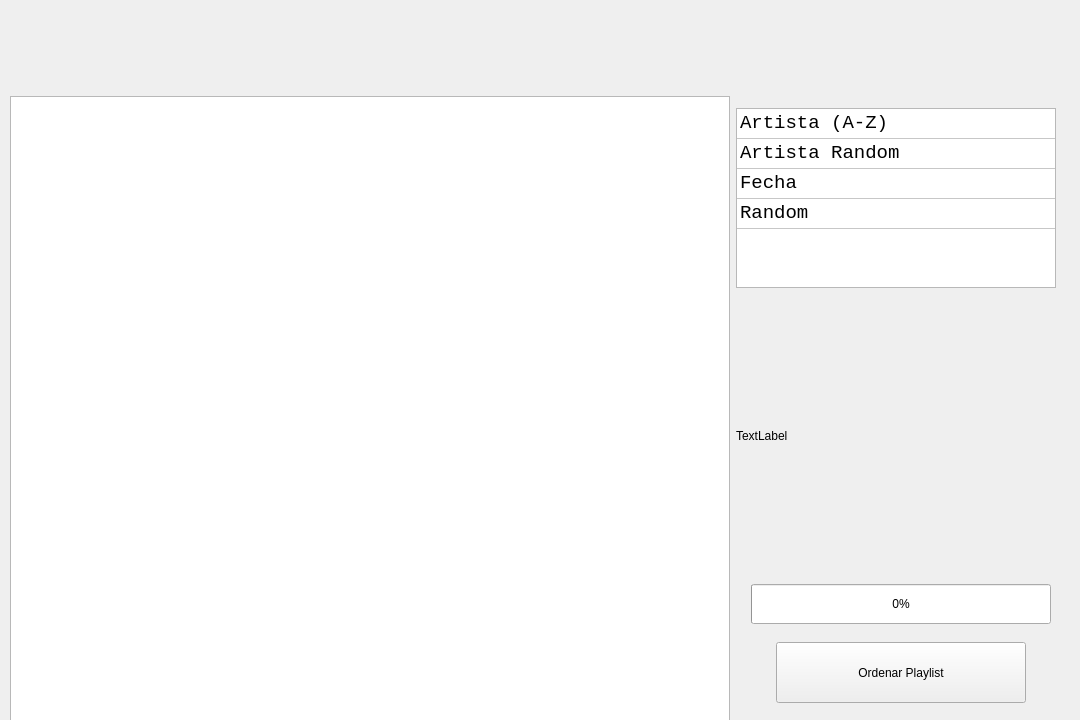
<?xml version="1.0" encoding="UTF-8"?>
<ui version="4.0">
 <class>widget</class>
 <widget class="QWidget" name="widget">
  <property name="geometry">
   <rect>
    <x>0</x>
    <y>0</y>
    <width>1080</width>
    <height>720</height>
   </rect>
  </property>
  <property name="windowTitle">
   <string>Spotify Sorter</string>
  </property>
  <widget class="QWidget" name="verticalLayoutWidget">
   <property name="geometry">
    <rect>
     <x>10</x>
     <y>10</y>
     <width>1061</width>
     <height>719</height>
    </rect>
   </property>
   <layout class="QVBoxLayout" name="verticalLayout">
    <property name="sizeConstraint">
     <enum>QLayout::SetMinAndMaxSize</enum>
    </property>
    <item>
     <layout class="QHBoxLayout" name="horizontalLayout">
      <property name="spacing">
       <number>0</number>
      </property>
      <property name="sizeConstraint">
       <enum>QLayout::SetMinAndMaxSize</enum>
      </property>
      <item>
       <widget class="QLabel" name="l_nombre">
        <property name="minimumSize">
         <size>
          <width>800</width>
          <height>60</height>
         </size>
        </property>
        <property name="maximumSize">
         <size>
          <width>1080</width>
          <height>60</height>
         </size>
        </property>
        <property name="styleSheet">
         <string notr="true"/>
        </property>
        <property name="text">
         <string/>
        </property>
        <property name="alignment">
         <set>Qt::AlignCenter</set>
        </property>
       </widget>
      </item>
     </layout>
    </item>
    <item>
     <spacer name="verticalSpacer">
      <property name="orientation">
       <enum>Qt::Vertical</enum>
      </property>
      <property name="sizeType">
       <enum>QSizePolicy::Fixed</enum>
      </property>
      <property name="sizeHint" stdset="0">
       <size>
        <width>20</width>
        <height>20</height>
       </size>
      </property>
     </spacer>
    </item>
    <item>
     <layout class="QHBoxLayout" name="horizontalLayout_3">
      <item>
       <layout class="QHBoxLayout" name="horizontalLayout_5">
        <item>
         <widget class="QTreeWidget" name="lista_playlists">
          <property name="maximumSize">
           <size>
            <width>720</width>
            <height>650</height>
           </size>
          </property>
          <property name="styleSheet">
           <string notr="true"/>
          </property>
          <property name="editTriggers">
           <set>QAbstractItemView::DoubleClicked</set>
          </property>
          <property name="showDropIndicator" stdset="0">
           <bool>false</bool>
          </property>
          <property name="alternatingRowColors">
           <bool>false</bool>
          </property>
          <property name="headerHidden">
           <bool>true</bool>
          </property>
          <column>
           <property name="text">
            <string notr="true">1</string>
           </property>
          </column>
         </widget>
        </item>
        <item>
         <layout class="QVBoxLayout" name="verticalLayout_3">
          <property name="sizeConstraint">
           <enum>QLayout::SetDefaultConstraint</enum>
          </property>
          <item>
           <widget class="QTableWidget" name="jerarquias">
            <property name="sizePolicy">
             <sizepolicy hsizetype="Fixed" vsizetype="Minimum">
              <horstretch>0</horstretch>
              <verstretch>0</verstretch>
             </sizepolicy>
            </property>
            <property name="minimumSize">
             <size>
              <width>320</width>
              <height>150</height>
             </size>
            </property>
            <property name="maximumSize">
             <size>
              <width>320</width>
              <height>180</height>
             </size>
            </property>
            <property name="font">
             <font>
              <family>Consolas</family>
              <pointsize>14</pointsize>
              <weight>50</weight>
              <italic>false</italic>
              <bold>false</bold>
             </font>
            </property>
            <property name="cursor" stdset="0">
             <cursorShape>PointingHandCursor</cursorShape>
            </property>
            <property name="styleSheet">
             <string notr="true"/>
            </property>
            <property name="horizontalScrollBarPolicy">
             <enum>Qt::ScrollBarAlwaysOff</enum>
            </property>
            <property name="sizeAdjustPolicy">
             <enum>QAbstractScrollArea::AdjustToContents</enum>
            </property>
            <property name="editTriggers">
             <set>QAbstractItemView::NoEditTriggers</set>
            </property>
            <property name="selectionMode">
             <enum>QAbstractItemView::SingleSelection</enum>
            </property>
            <property name="selectionBehavior">
             <enum>QAbstractItemView::SelectRows</enum>
            </property>
            <property name="columnCount">
             <number>1</number>
            </property>
            <attribute name="horizontalHeaderVisible">
             <bool>false</bool>
            </attribute>
            <attribute name="horizontalHeaderCascadingSectionResizes">
             <bool>false</bool>
            </attribute>
            <attribute name="horizontalHeaderDefaultSectionSize">
             <number>400</number>
            </attribute>
            <attribute name="verticalHeaderVisible">
             <bool>false</bool>
            </attribute>
            <row>
             <property name="text">
              <string>1</string>
             </property>
            </row>
            <row>
             <property name="text">
              <string>2</string>
             </property>
            </row>
            <row>
             <property name="text">
              <string>3</string>
             </property>
            </row>
            <row>
             <property name="text">
              <string>4</string>
             </property>
            </row>
            <column>
             <property name="text">
              <string>1</string>
             </property>
             <property name="font">
              <font>
               <family>Consolas</family>
               <pointsize>12</pointsize>
              </font>
             </property>
            </column>
            <item row="0" column="0">
             <property name="text">
              <string>Artista (A-Z)</string>
             </property>
            </item>
            <item row="1" column="0">
             <property name="text">
              <string>Artista Random</string>
             </property>
            </item>
            <item row="2" column="0">
             <property name="text">
              <string>Fecha</string>
             </property>
            </item>
            <item row="3" column="0">
             <property name="text">
              <string>Random</string>
             </property>
            </item>
           </widget>
          </item>
          <item>
           <widget class="QLabel" name="l_stats">
            <property name="minimumSize">
             <size>
              <width>300</width>
              <height>240</height>
             </size>
            </property>
            <property name="maximumSize">
             <size>
              <width>320</width>
              <height>260</height>
             </size>
            </property>
            <property name="text">
             <string>TextLabel</string>
            </property>
           </widget>
          </item>
          <item>
           <layout class="QHBoxLayout" name="horizontalLayout_6">
            <item>
             <spacer name="horizontalSpacer">
              <property name="orientation">
               <enum>Qt::Horizontal</enum>
              </property>
              <property name="sizeType">
               <enum>QSizePolicy::Fixed</enum>
              </property>
              <property name="sizeHint" stdset="0">
               <size>
                <width>10</width>
                <height>20</height>
               </size>
              </property>
             </spacer>
            </item>
            <item>
             <widget class="QProgressBar" name="progressBar">
              <property name="enabled">
               <bool>true</bool>
              </property>
              <property name="sizePolicy">
               <sizepolicy hsizetype="Fixed" vsizetype="Fixed">
                <horstretch>0</horstretch>
                <verstretch>0</verstretch>
               </sizepolicy>
              </property>
              <property name="minimumSize">
               <size>
                <width>250</width>
                <height>40</height>
               </size>
              </property>
              <property name="maximumSize">
               <size>
                <width>300</width>
                <height>40</height>
               </size>
              </property>
              <property name="value">
               <number>0</number>
              </property>
              <property name="format">
               <string>%p%</string>
              </property>
             </widget>
            </item>
           </layout>
          </item>
          <item>
           <layout class="QHBoxLayout" name="horizontalLayout_4">
            <item>
             <spacer name="horizontalSpacer_2">
              <property name="orientation">
               <enum>Qt::Horizontal</enum>
              </property>
              <property name="sizeType">
               <enum>QSizePolicy::Fixed</enum>
              </property>
              <property name="sizeHint" stdset="0">
               <size>
                <width>10</width>
                <height>20</height>
               </size>
              </property>
             </spacer>
            </item>
            <item>
             <widget class="QPushButton" name="b_ordenar">
              <property name="minimumSize">
               <size>
                <width>200</width>
                <height>61</height>
               </size>
              </property>
              <property name="maximumSize">
               <size>
                <width>250</width>
                <height>61</height>
               </size>
              </property>
              <property name="cursor">
               <cursorShape>PointingHandCursor</cursorShape>
              </property>
              <property name="styleSheet">
               <string notr="true"/>
              </property>
              <property name="text">
               <string>Ordenar Playlist</string>
              </property>
             </widget>
            </item>
           </layout>
          </item>
          <item>
           <spacer name="verticalSpacer_2">
            <property name="orientation">
             <enum>Qt::Vertical</enum>
            </property>
            <property name="sizeType">
             <enum>QSizePolicy::Fixed</enum>
            </property>
            <property name="sizeHint" stdset="0">
             <size>
              <width>20</width>
              <height>10</height>
             </size>
            </property>
           </spacer>
          </item>
         </layout>
        </item>
       </layout>
      </item>
     </layout>
    </item>
    <item>
     <layout class="QHBoxLayout" name="horizontalLayout_2"/>
    </item>
   </layout>
  </widget>
 </widget>
 <resources/>
 <connections/>
</ui>
